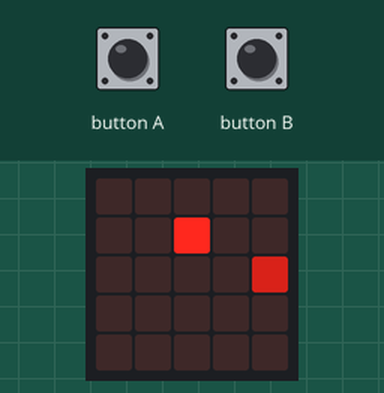
Recording of a program running on a simulated BBC micro:bit running MicroPython. Parts: the board's 5×5 LED display. Inputs (shaded band) come from the test bench. Random numbers come from a fixed seed.

Above: at 1.2 s.
1.3 s: button A pressed for 0.15 s
At 1.9 s:
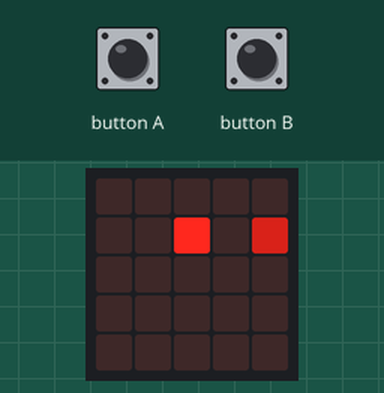
4.4 s: button B pressed for 0.15 s
At 4.9 s:
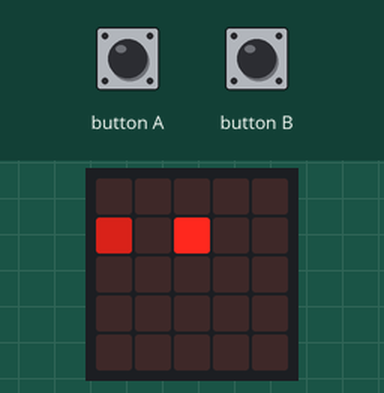
7.5 s: button A pressed for 1 s
At 8.4 s:
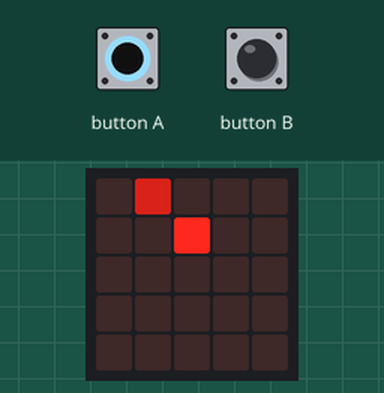
11.5 s: button B pressed for 1 s
At 12.5 s:
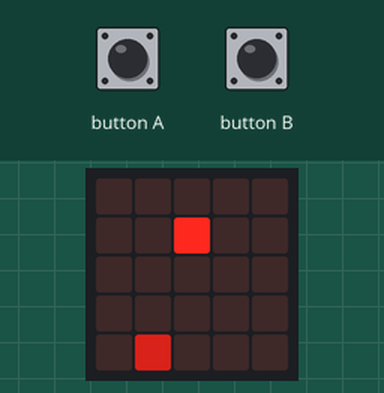
15.5 s: button A pressed for 0.15 s
At 16.0 s:
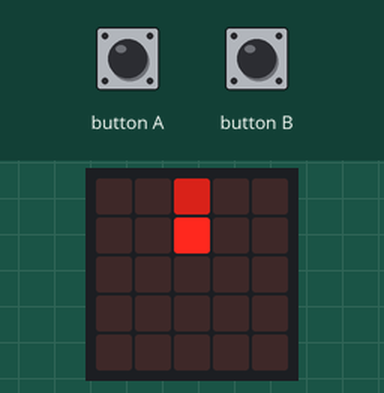
18.6 s: button B pressed for 3.2 s
At 19.0 s:
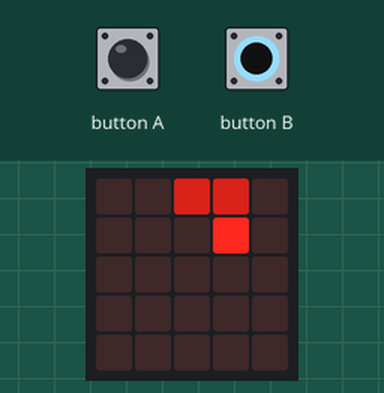
Timing chart, 0 to 21.6 s (numbered marks = the images above; inputs shaded):
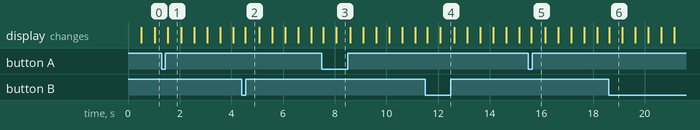

Measured:
- what the display in image 1 shows lasts 0.6 s, from 1.5 s to 2.1 s

The program:

snake.py
```python
from microbit import *
from random import randint

snake = [[2,2]]
food = [randint(1,4), randint(1,4)]
directions = [[1,0],[0,1],[-1,0],[0,-1]]
direction = 0

while True:
    if len(snake) > 6:
        display.scroll("You win!")

    start = running_time()

    while (running_time() - start) < 500:
        if button_a.is_pressed():
            if direction == 0:
                direction = 3
            else:
                direction -= 1
            sleep(500-(running_time() - start))

        if button_b.is_pressed():
            if direction == 3:
                direction = 0
            else:
                direction += 1
            sleep(500-(running_time() - start))

    next_block = [(snake[0][0] + directions[direction][0]) % 5, (snake[0][1] + directions[direction][1]) % 5]

    if next_block in snake:
        display.scroll("Game Over!")
        break

    snake = [next_block] + snake

    if food in snake:
        while food in snake:
            food = [randint(1,4), randint(1,4)]
    else:
        snake.pop()

    display.clear()
    display.set_pixel(food[0], food[1], 9)
    for block in snake:
        display.set_pixel(block[0], block[1], 5)
```
